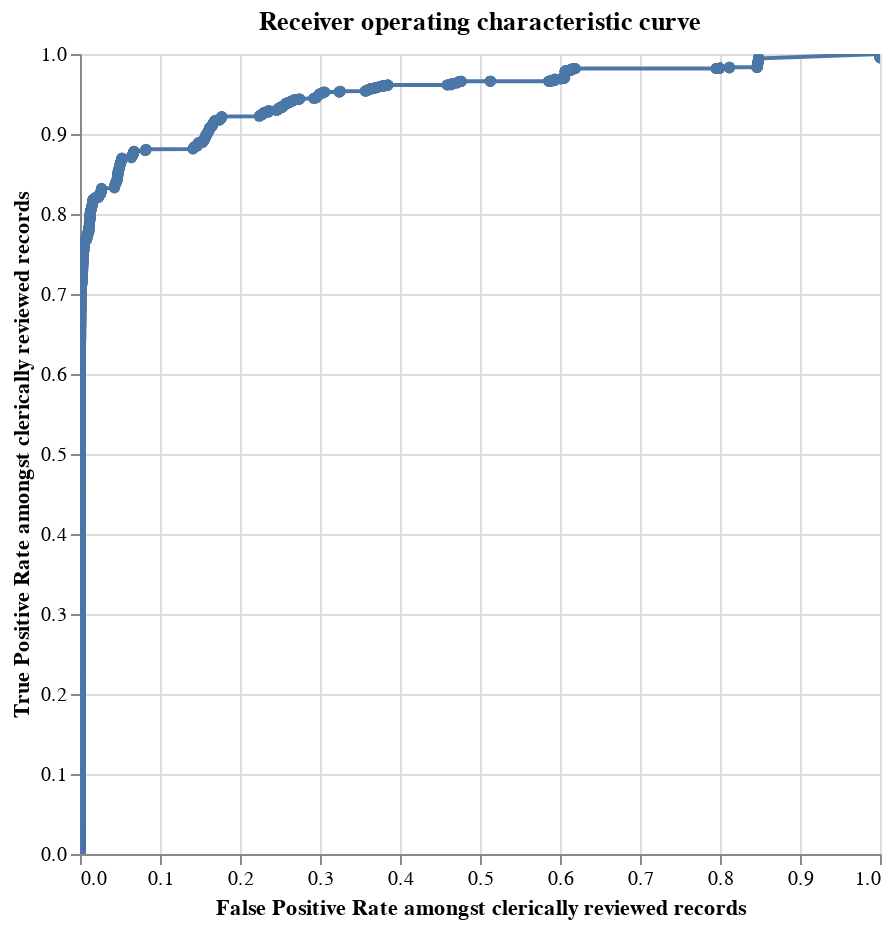

Write notebook code for a chart like this one.
### Code cell
linker.roc_chart_from_labels_column("cluster",match_weight_round_to_nearest=0.02)

### Figure 1 — Vega-Lite specification as saved in the notebook (floating-point values rounded to 4 significant figures; data arrays with more than 128 entries replaced by an {"elided": "..."} marker saying what was removed)
{"$schema": "https://vega.github.io/schema/vega-lite/v4.8.1.json", "data": {"values": {"elided": "3665 records"}}, "encoding": {"tooltip": [{"field": "truth_threshold", "format": ".4f", "type": "quantitative"}, {"field": "match_probability", "format": ".4%", "type": "quantitative"}, {"field": "fp_rate", "format": ".4f", "title": "FP_rate", "type": "quantitative"}, {"field": "tp_rate", "format": ".4f", "title": "TP_rate", "type": "quantitative"}, {"field": "tp", "format": ",.0f", "title": "TP", "type": "quantitative"}, {"field": "tn", "format": ",.0f", "title": "TN", "type": "quantitative"}, {"field": "fp", "format": ",.0f", "title": "FP", "type": "quantitative"}, {"field": "fn", "format": ",.0f", "title": "FN", "type": "quantitative"}, {"field": "precision", "format": ".4f", "type": "quantitative"}, {"field": "recall", "format": ".4f", "type": "quantitative"}, {"field": "f1", "format": ".4f", "title": "F1", "type": "quantitative"}], "x": {"field": "fp_rate", "sort": ["truth_threshold"], "title": "False Positive Rate amongst clerically reviewed records", "type": "quantitative"}, "y": {"field": "tp_rate", "sort": ["truth_threshold"], "title": "True Positive Rate amongst clerically reviewed records", "type": "quantitative"}}, "height": 400, "mark": {"clip": true, "point": true, "type": "line"}, "selection": {"selector076": {"bind": "scales", "encodings": ["x"], "type": "interval"}}, "title": "Receiver operating characteristic curve", "width": 400}
